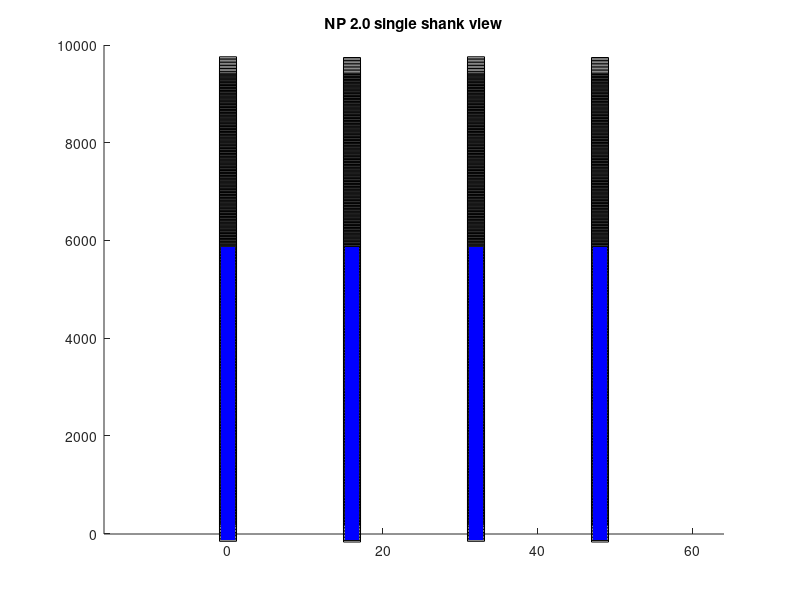

This chart was generated by the following MATLAB code:
function nptype21_imro

% Build imro table for single shank NP 2.0 (probe type 21) for some useful
% patterns.
%
% Output is saved in the directory where this script is run.
%
% If a mulitple electrodes are mapped to the same channel, this program
% will not save the imro table.

% patternType = 0 for single bank "bankChoice"
% patternType = 1 for 192 rows starting from the parameter "botRow"
%                    which must be a multiple of 32 (0, 32, 64...448)
% patternType = 2 for checkboard covering two banks

patternType = 2;
bankChoice = 1; % bank for patternType 0
botRow = 256;   % bottom row for patternType 1; must be a multiple of 32
botBank = 0;   % bottom bank for patternType 2; needs to be bank 0 or 1
refElec = 0;   % 0 for external, 1 for tip, 2 for site 127

bMapOK = 1;  

switch patternType
    case 0
        %single bank        
        nameStr = sprintf('NPtype21_bank%d_ref%d', bankChoice, refElec);
        %calculate electrode index for the 384 channels
        for i = 1:384
            bank(i) = bankChoice;
            chan(i) = i-1;
            elecInd(i) = chanToElec( bank(i), chan(i) );
            %fprintf("%d,%d,%d\n",bank(i),chan(i),elecInd(i));
        end
        
    case 1
        %384 channels starting from a specifed row, 0-448;
        %botRow must be a multiple of 32      
        nameStr = sprintf('NPtype21_botRow%d_ref%d', botRow, refElec);
        elecInd = botRow*2:(botRow*2 + 383);
        for i = 1:384
            [bank(i), chan(i)] = ElecToChan( elecInd(i) );
            if sum( chan(1:i-1)==chan(i) ) > 0
                fprintf( "duplicate channels => impossible map\n" );
                bMapOK = 0;
            end
            %fprintf("%d,%d,%d\n",bank(i),chan(i),elecInd(i));
        end
    case 2
        %checkerboard covering 2 full banks starting with botBank
        
        nameStr = sprintf('NPtype21_bank%d%d_checker_ref%d',botBank, botBank+1, refElec);
        % need to ensure that we pick non overlapping channels from
        % different 32 member channel groups.
        % Easy for two neighboring banks; patterns messy for 3 banks
        evenBankInd = [0,1,2,3,8,9,10,11,16,17,18,19,24,25,26,27];
        oddBankInd =  [2,3,4,5,10,11,12,13,18,19,20,21,26,27,28,29];
        bank(1:192) = botBank;
        bank(193:384) = botBank + 1;
        chanCount = 0;
        if mod(botBank,2) == 0
            % botBank is even
            for blockInd = 0:11     % first 192 chans, 16 per block
                elecInd(chanCount+1:chanCount+16) = botBank*384 + blockInd*32 + evenBankInd;
                chanCount = chanCount + 16;
            end
            for blockInd = 0:11
                elecInd(chanCount+1:chanCount+16) = (botBank+1)*384 + blockInd*32 + oddBankInd;
                chanCount = chanCount + 16;
            end
        else
            % botBank is odd
            for blockInd = 0:11     % first 192 chans, 16 per block
                elecInd(chanCount+1:chanCount+16) = botBank*384 + blockInd*32 + oddBankInd;
                chanCount = chanCount + 16;
            end
            for blockInd = 0:11
                elecInd(chanCount+1:chanCount+16) = (botBank+1)*384 + blockInd*32 + evenBankInd;
                chanCount = chanCount + 16;
            end
        end
        
        for i = 1:384
            [bank(i), chan(i)] = ElecToChan( elecInd(i) );
            if sum( chan(1:i-1)==chan(i) ) > 0
                fprintf( "duplicate channels => impossible map\n" );
                bMapOK = 0;
            end
            %fprintf("%d,%d,%d\n",bank(i),chan(i),elecInd(i));
        end        
    otherwise
        fprintf('unknown pattern type\n');
        return;
end

if bMapOK
    %open a new file wherever we are
    fileName = [nameStr,'.imro'];
    nmID = fopen(fileName,'w');

    % imro table
    % print first entry, specifying probe type and number of channels
    % for singly connected channels, the bank mask is 2^bank index. 
    % just make a lookup table:
    bankMask = [1, 2, 4, 8];
    [chan,isort] = sort(chan);
    bank = bank(isort);
    elecInd = elecInd(isort);
    fprintf(nmID,'(%d,%d)', 21, 384);
    for i = 1:numel(chan)
        fprintf(nmID,'(%d %d %d %d)', chan(i), bankMask(bank(i)+1), refElec, elecInd(i) );
    end
    fprintf(nmID, '\n');

    fclose(nmID);

    % plot the location of those electrodes using channels
    [~,~,~] = PlotElec21( bank, chan );
end

end

function [bank, chan] = ElecToChan( elecInd )

    % each bank has a unique factor and addend in the formula
    bF = [1,7,5,3];
    bA = [0,4,8,12]; 
    
    % left or right?
    bRight = mod(elecInd,2);  % Odd numbered electrodes = right
    
    bank = floor(elecInd/384); % elecInd = 0-1279, 3.3 banks of 384
    
    % block index = which block of 32 w/in the bank
    blockInd = floor((elecInd - bank*384)/32);
    subInd = elecInd - bank*384 - blockInd*32;
    %row range is 0-15 for left or for right
    row = floor(subInd/2);
    
    chan = 2 * mod((row*bF(bank+1) + bRight*bA(bank+1)),16) + bRight + 32*blockInd;

end

function [elecInd] = chanToElec( bank, chan )
    % each bank has a unique factor and addend in the formula
    bF = [1,7,5,3];
    bA = [0,4,8,12]; 
    
    % left or right?
    bRight = mod(chan,2);  % Odd numbered channels = right

    % channels occur in blocks of 32
    blockInd = floor(chan/32);
    
    % calculate the result of the modulo function (remainder)
    rem = (chan - 32*blockInd - bRight)/2;
    
    % To get the correct dividend, calculate the 15 possible dividends for
    % this bank and channel
    posibRow = 0:15;    %array of possible rows
    divArr = posibRow*bF(bank+1) + bRight*bA(bank+1);
    
    %calculate modulo 16 for all possible rows
    remArray = mod(divArr,16);
    
    %find the match
    row = posibRow(find(remArray==rem));
    
    elecInd = bank*384 + blockInd*32 + row*2 + bRight;
    
    
end

function [ chanPos, chanShank, refChan ] = PlotElec21( bank, chans )

    % NP 2.0 1 shank electode positions
    nElec = 1280;
    vSep = 15;   % in um
    hSep = 32;

    elecPos = zeros(nElec, 2);   

    elecPos(1:4:end,1) = hSep/2;           %sites 0,4,8...
    elecPos(2:4:end,1) =  (3/2)*hSep;      %sites 1,5,9...
    elecPos(3:4:end,1) = 0;                %sites 2,6,10...
    elecPos(4:4:end,1) =  hSep;            %sites 3,7,11...

    % fill in y values        
    viHalf = (0:(nElec/2-1))';                %row numbers
    elecPos(1:2:end,2) = viHalf * vSep;       %sites 0,2,4...
    elecPos(2:2:end,2) = elecPos(1:2:end,2);  %sites 1,3,5...

    % NP2.0 single shank reference electodes
    % there are 5 reference electrodes, but they can only be mapped to 192.
    refChan = [192];
    
    % One shank
    shank = ones(nElec,1);
    
    % get channel numbers and select AP only
    % chans = OriginalChans(meta);
    % [AP,LF,SY] = ChannelCountsIM(meta);
    % chans = (chans(1:AP))';
       
    % get bank indicies for all channels
    %[~,~, bank] = imroRead3A3B(meta);
    
    % chan to electrode for 
    for i = 1:numel(chans)
        elecInd(i) = chanToElec( bank(i), chans(i) );
    end
    
    chanPos = elecPos(elecInd+1,:);
    chanShank = shank(elecInd+1);
    
    % make a plot of all the electrode positions
    figure(1)
    scatter( elecPos(:,1), elecPos(:,2), 150, 'k', 'square' ); hold on;
    scatter( chanPos(:,1), chanPos(:,2), 100, 'b', 'square', 'filled' ); 
    xlim([-16,64]);
    ylim([-10,10000]);
    title('NP 2.0 single shank view');
    hold off;

end